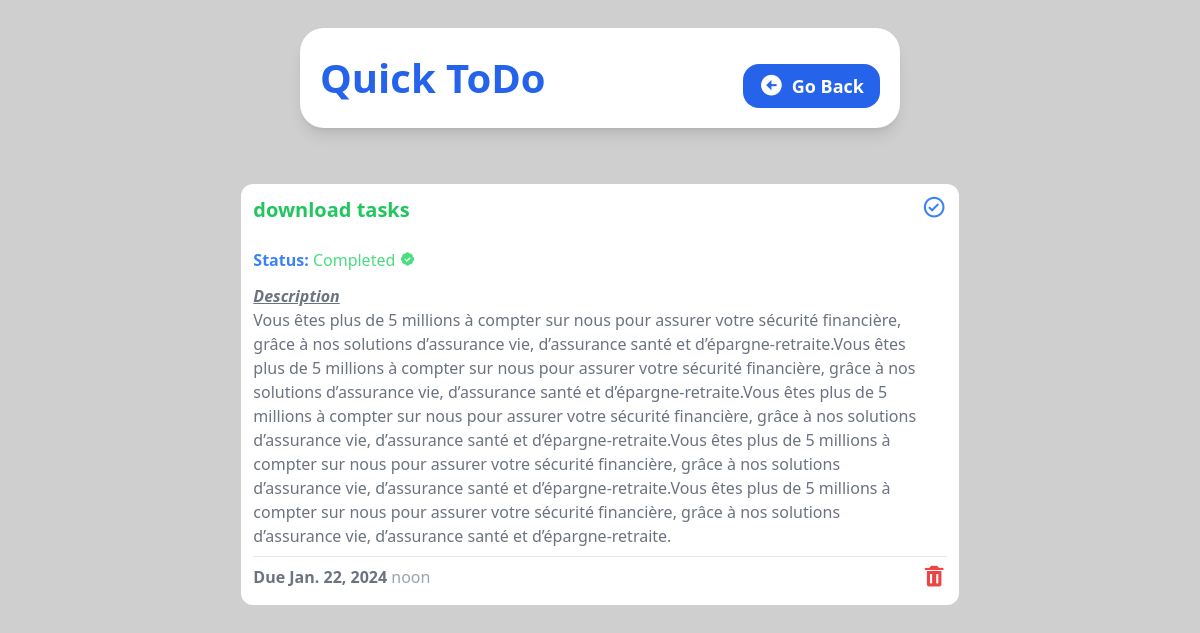
Before: /task_detail/2 with the older database file.
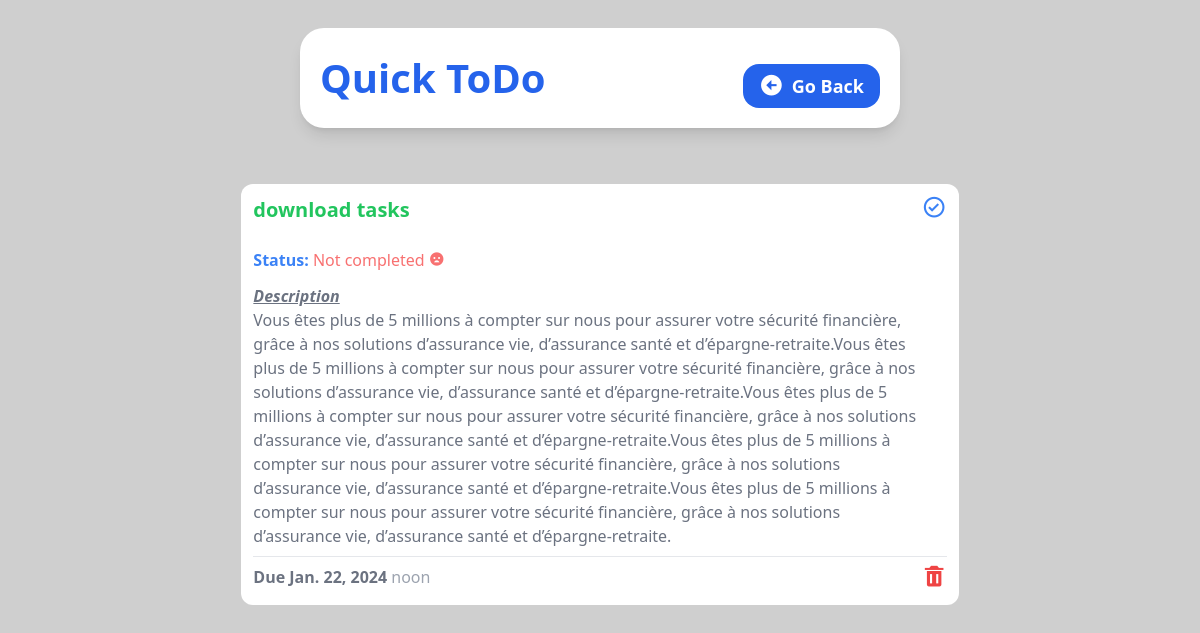
After: the same page with the newer database file.
### tasks/views.py (the view)
# urls.py: path('task_detail/<str:task_id>', views.task_detail, name='task_detail'),
def task_detail(request, task_id):
    task = Task.objects.get(id=task_id)
    return render(request, 'task_detail.html', {
        "task":task,
    })

### tasks/templates/task_detail.html (shortened to what this page needs)
{% load static %}
<!DOCTYPE html>
<html lang="en">
  <head>
    <link
      href="https://unpkg.com/boxicons@2.1.4/css/boxicons.min.css"
      rel="stylesheet"
    />
    <link rel="stylesheet" href="{% static 'style.css' %}" />
  </head>
  <body
    class="bg-[#cfcfcf] flex flex-col items-center justify-center gap-4 h-screen"
  >
    <header
      class="bg-white shadow-lg w-10/12 h-auto rounded-3xl flex flex-col sm:flex-row justify-between items-center p-5 m-7 md:w-3/6"
    >
      <h1 class="text-blue-600 font-bold text-[40px]">Quick ToDo</h1>
      <a
        class="bg-blue-600 py-2 px-4 text-white font-semibold rounded-2xl text-lg mt-4 flex items-center gap-2"
        href="{% url 'home' %}"
      >
        <i class="bx bxs-left-arrow-circle bx-sm"></i> Go Back
      </a>
    </header>
    <section
      class="flex flex-1 flex-wrap justify-center gap-3 bg-[#fff0] w-10/12 md:w-11/12 h-full mb-3 rounded-2xl p-3 overflow-y-auto scrollbar-hide"
    >
      <div class="w-full md:w-4/6 flex flex-col bg-white h-fit rounded-xl p-3">
        <div class="flex flex-row justify-between">
          <div>
            <h1 class="text-green-500 font-semibold text-xl">
              {{task.title}}
            </h1>
            <br />
            <h2 class="text-blue-500 font-bold">
              Status:
              {% if task.completed %}
              <span class="font-medium text-green-400">Completed <i class="bx bxs-badge-check"></i></span>
              {% else %}
              <span class="font-medium text-red-400">Not completed <i class="bx bxs-sad"></i></span>
              {% endif %}
            </h2>
            <h2 class="text-gray-500 font-bold italic underline mt-3">
              Description
            </h2>
            <p class="text-gray-500 text-md">
              {{task.description}}
            </p>
          </div>
          <a href="{% url 'toggle_complete' task.id %}">
            <i class="bx bx-check-circle bx-sm text-blue-500"></i>
          </a>
        </div>
        <hr class="border-t border-gray-200 my-2" />
        <div class="flex flex-row justify-between">
          <h2 class="text-gray-500 font-bold">
            Due {{task.due_date}} <span class="font-medium text-gray-400">{{task.due_time}}</span>
          </h2>
          <a href="{% url 'delete_task' task.id%}">
            <i class="bx bxs-trash bx-sm text-red-500"></i>
          </a>
        </div>
      </div>
    </section>
  </body>
</html>

Changed rows visible on the page:
changed Task "download tasks": completed True → False (drawn)
Other visible differences:
text no longer shown: "Completed"
text now shown: "Not completed"
